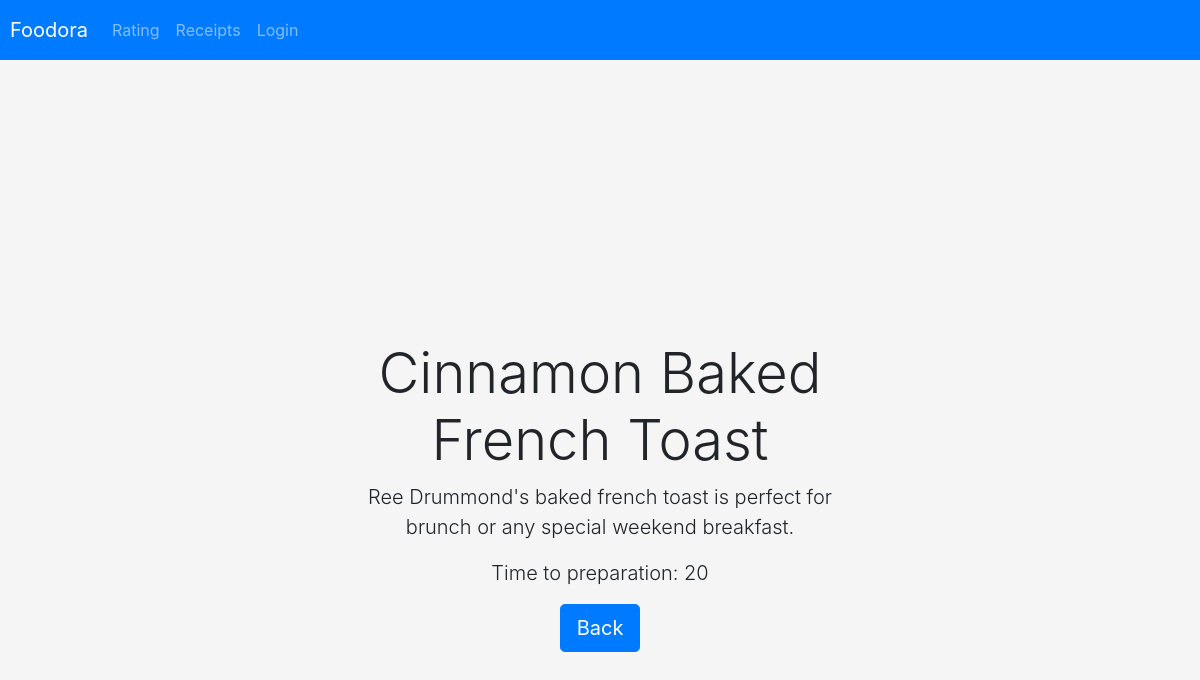
Screenshot of /food/19/ with the database file from the repository.
### food/models.py (models this page shows, shortened)
class Item(models.Model):
    user = models.ForeignKey(User, on_delete=models.CASCADE, default=1)
    name = models.CharField(max_length=200)
    description = models.CharField(max_length=200)
    time = models.IntegerField()
    image = models.CharField(max_length=500,
                             default='https://livingstonbagel.com/wp-content/uploads/2016/11/food-placeholder.jpg')
    link = models.CharField(max_length=500, default='')
    clicked = models.IntegerField(default=0)
    OPTION_CHOICES = (
        ('Very easy', 'Very easy'),
        ('Easy', 'Easy'),
        ('Medium', 'Medium'),
        ('Difficult', 'Difficult'),
        ('Breakfast', 'Breakfast'),
        ('Dinner', 'Dinner'),
        ('Meaty', 'Meaty'),
        ('Healthy', 'Healthy'),
        ('Pizza', 'Pizza'),
        ('Vegetables', 'Vegetables'),
        ('Pie', 'Pie'),
        ('Dessert', 'Dessert'),
        ('Vegan', 'Vegan'),
    )
    tags = MultiSelectField(choices=OPTION_CHOICES, max_choices=3, max_length=50, blank=True)

### food/views.py (the view)
# urls.py: path('<int:item_id>/', views.detail, name='detail'),
def detail(request, item_id):
    context = {}
    try:
        item = Item.objects.get(pk=item_id)
        item.clicked += 1
        item.save()
        context['item'] = item
    except Exception:
        return HttpResponse("Page is not found")
    return render(request, 'food/detail.html', context)

### food/templates/food/detail.html (shortened to what this page needs)
{% extends 'food/base.html' %}
{% block body %}
<div class="container d-flex align-items-center justify-content-center vh-100">
    <div class="col-md-6 text-center">
        <div class="mt-5">
            <h1 class="display-4">{{ item.name }}</h1>
            <p class="lead">{{ item.description }}</p>
            <p class="lead">Time to preparation: {{ item.time }}</p>
            <a href="{% url 'food' %}">
                <button class="btn btn-primary btn-lg">Back</button>
            </a>
        </div>
    </div>
</div>
{% endblock %}

### food/templates/food/base.html (style rules this page uses)
body { background-color: #f5f5f5; }

### rows the page displays
Item: name "Cinnamon Baked French Toast", description "Ree Drummond's baked french toast is perfect for brunch or any special weekend breakfast.", time "20"
